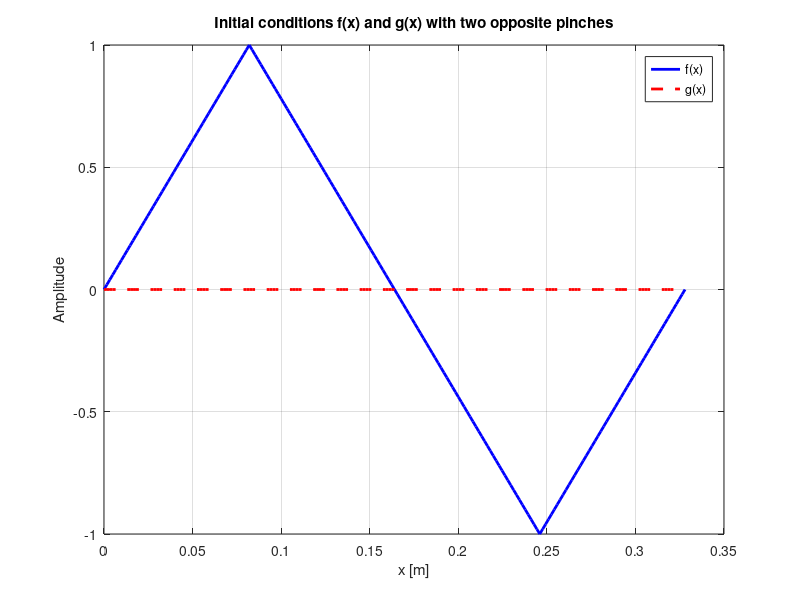
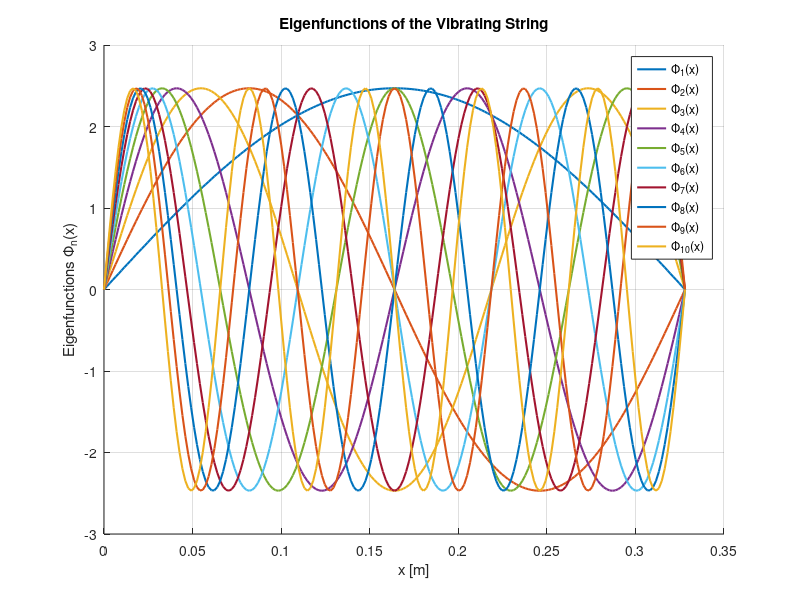
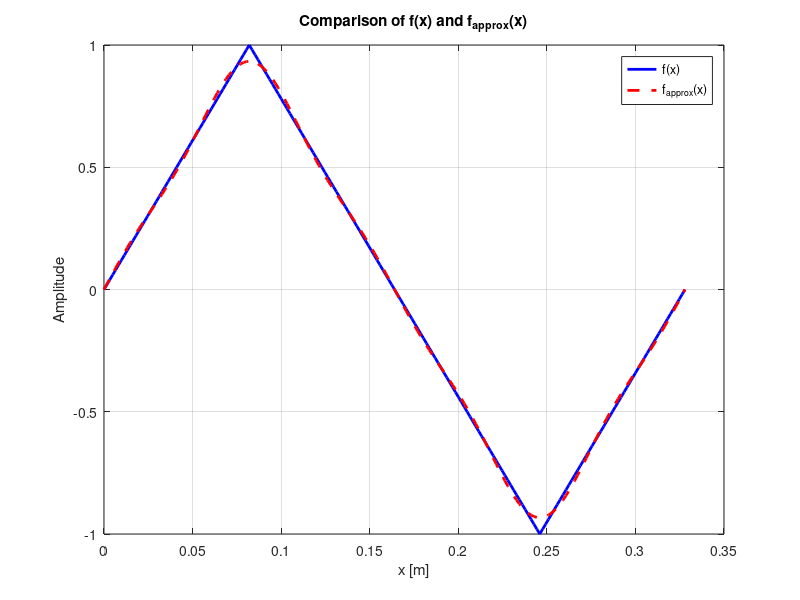
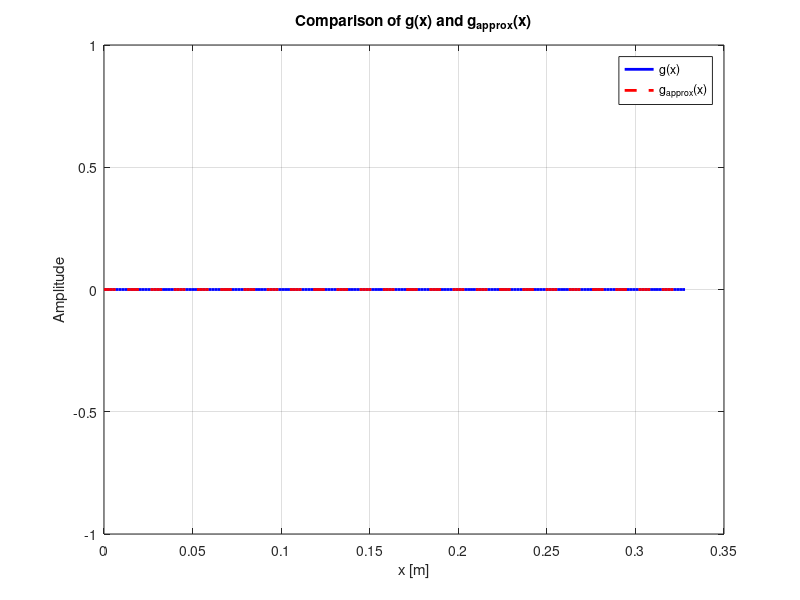

These charts were generated, in order, by the following MATLAB code: (Note: this script raises an error after producing the figures.)
% Given parameters
L = 0.328;              % String length [m]
M_L = 0.660E-3;        % String mass per unit length [kg/m]
F = 55.0;              % Tension force applied on string [N]
npt = 201;             % Number of spatial sample points
nst = 13;              % Number of time sample points

% Define positions of the pinches
nbPinches = 2;         % Number of pinches
pA1 = L / 2;            % First pinch position
pB1 =  L / 4;           % Second pinch position
pB2 = 3 * L / 4;        % Second pinch position
z1 = 1;                % Amplitude scaling factor for the first pinch
z2 = -1;               % Amplitude scaling factor for the second pinch (opposite direction)

% Initialize arrays for the initial conditions
f_x = zeros(npt, 1);   % Initial displacement
g_x = zeros(npt, 1);   % Initial velocity

% Define the x coordinate array
x = linspace(0, L, npt);  % Spatial discretization from 0 to L

% Define the initial displacement based on the pinch functions
if nbPinches == 1
    for i = 1:npt
        % First pinch at L/4 (positive direction)
        if x(i) <= pA1
            f_x(i) = (z1 * x(i)) / pA1;  % Pinch increases linearly to p1
        else 
            f_x(i) = (z1 * (x(i) - L)) / (pA1 - L); % Decrease towards 0 until p2
        end
    end    
else
    for i = 1:npt
        if x(i) <= pB1
            f_x(i) = (z1 * x(i)) / pB1;
        elseif x(i) <= pB2
            f_x(i) = ((z1 - z2)*(x(i) - pB1)/ (pB1 - pB2)) + z1;
        elseif x(i) > pB2
            f_x(i) = (z2 * (x(i) - L)) / (pB2 - L);
        end
    end
end

% Compute and plot f(x) and g(x)
figure;
plot(x, f_x, 'b', 'LineWidth', 2);
hold on;
plot(x, g_x, 'r--', 'LineWidth', 2);
xlabel('x [m]');
ylabel('Amplitude');
title('Initial conditions f(x) and g(x) with two opposite pinches');
legend('f(x)', 'g(x)');
grid on;
hold off;

% Step 4: Compute the numerical arrays describing the eigenfunctions.
nmax = 10; % Define the maximum number of modes to calculate
phi_n = zeros(npt, nmax); % Initialize an array to hold eigenfunctions

% Compute eigenfunctions for n = 1, 2, ..., nmax
for n = 1:nmax
    phi_n(:, n) = sqrt(2/L) * sin(n * pi * x / L); % Compute eigenfunction
end

% Plot the eigenfunctions for various n values
figure;
hold on;
for n = 1:nmax
    plot(x, phi_n(:, n), 'DisplayName', sprintf('\\Phi_{%d}(x)', n), 'LineWidth', 1.5);
end
xlabel('x [m]');
ylabel('Eigenfunctions \Phi_n(x)');
title('Eigenfunctions of the Vibrating String');
legend show; % Display the legend for each mode
grid on;
hold off;

% Step 5: Calculate and display frequencies and periods of the eigenfunctions

% Preallocate arrays for results
n_values = (1:nmax)';  % Column vector of n values
n_pi = n_values * pi;  % Calculate nπ
omega_n = zeros(nmax, 1);  % Preallocate omega_n array
nu_n = zeros(nmax, 1);     % Preallocate frequency array
T_n = zeros(nmax, 1);      % Preallocate period array

% Calculate natural frequency (omega_n), frequency (nu_n), and period (T_n)
for n = 1:nmax
    omega_n(n) = (n * pi / L) * sqrt(F / M_L);  % Calculate omega_n
    nu_n(n) = omega_n(n) / (2 * pi);             % Calculate frequency nu_n
    T_n(n) = 1 / nu_n(n);                         % Calculate period T_n
end

% Display results in a formatted table
fprintf(' n |    nπ   |   ω_n (rad/s)  |   ν_n (Hz)   |   T_n (s)   \n');
fprintf('---|---------|----------------|--------------|--------------\n');

for n = 1:nmax
    fprintf('%2d | %8.4f | %14.4f | %13.4f | %12.4f \n', ...
        n, n_pi(n), omega_n(n), nu_n(n), T_n(n));
end

% Step 6: Test the orthonormalization of eigenfunctions

% Preallocate an array to hold the overlap integrals
overlap_integrals = zeros(nmax, 1);

% Loop to calculate the overlap integral for each n
for n = 1:nmax
    % Directly access the precomputed eigenfunction values
    phi_n_values = phi_n(:, n);  % Use the n-th eigenfunction directly
    
    % Calculate the overlap integral ⟨Φ_n | Φ_n⟩ using the trapezoidal rule
    overlap_integrals(n) = trapz(x, phi_n_values .* phi_n_values);
end

% Display results in a formatted table
fprintf(' n | ⟨Φ_n | Φ_n⟩ \n');
fprintf('---|---------------\n');

for n = 1:nmax
    fprintf('%2d | %13.4f \n', n, overlap_integrals(n));
end

% Step 7: Calculate overlap integrals between initial conditions and eigenfunctions

% Preallocate arrays for overlap integrals
f_overlap = zeros(nmax, 1);  % ⟨Φ_n | f⟩
g_overlap = zeros(nmax, 1);  % ⟨Φ_n | g⟩

% Loop to calculate overlap integrals for each n
for n = 1:nmax
    % Calculate the overlap integral for f(x)
    f_overlap(n) = trapz(x, phi_n(:, n) .* f_x);  % ⟨Φ_n | f⟩
    
    % Calculate the overlap integral for g(x)
    g_overlap(n) = trapz(x, phi_n(:, n) .* g_x);  % ⟨Φ_n | g⟩
end

% Display results in a formatted table
fprintf(' n | ⟨Φ_n | f⟩      | ⟨Φ_n | g⟩      \n');
fprintf('---|----------------|----------------\n');

for n = 1:nmax
    fprintf('%2d | %14.4f | %14.4f \n', n, f_overlap(n), g_overlap(n));
end

% Step 8: Check if truncating the expansion to nmax terms is satisfactory enough

% Initialize arrays for approximations
f_approx = zeros(npt, 1);  % Approximated f(x)
g_approx = zeros(npt, 1);  % Approximated g(x)

% Compute the approximated functions using the eigenfunctions and overlap integrals
for n = 1:nmax
    f_approx = f_approx + f_overlap(n) * phi_n(:, n);  % Approximate f(x)
    g_approx = g_approx + g_overlap(n) * phi_n(:, n);  % Approximate g(x)
end

% Plot the comparisons for f(x) and f_approx(x)
figure;
plot(x, f_x, 'b', 'LineWidth', 2); % Original f(x)
hold on;
plot(x, f_approx, 'r--', 'LineWidth', 2); % Approximated f(x)
xlabel('x [m]');
ylabel('Amplitude');
title('Comparison of f(x) and f_{approx}(x)');
legend('f(x)', 'f_{approx}(x)');
grid on;
hold off;

% Plot the comparisons for g(x) and g_approx(x)
figure;
plot(x, g_x, 'b', 'LineWidth', 2); % Original g(x)
hold on;
plot(x, g_approx, 'r--', 'LineWidth', 2); % Approximated g(x)
xlabel('x [m]');
ylabel('Amplitude');
title('Comparison of g(x) and g_{approx}(x)');
legend('g(x)', 'g_{approx}(x)');
grid on;
hold off;

% Quantitative evaluation (using your goodness of fit function)
gof_f = gofit(f_x, f_approx)  % Evaluate goodness of fit for f(x)
gof_g = gofit(g_x, g_approx)  % Evaluate goodness of fit for g(x)

% Step 9: Compute the numerical arrays of the spatial discretizations of Ψ(x, t)

% Define time discretization over one period
t = linspace(0, 2 * pi / omega_n(1), nst); % Time array for one period with nst points
psi_xt = zeros(npt, nst); % Initialize the array for Ψ(x, t)

% Compute Ψ(x, t) for each time sample
for j = 1:nst
    for n = 1:nmax
        % Compute the contribution of each eigenfunction to Ψ(x, t)
        psi_xt(:, j) = psi_xt(:, j) + ...
            (f_overlap(n) * cos(omega_n(n) * t(j)) + g_overlap(n) * sin(omega_n(n) * t(j))) * phi_n(:, n);    end
end


% Plot the amplitude patterns at specific time instances
figure;
hold on;
for j = 1:5:nst % Plot every 5th time step for clarity
    plot(x, psi_xt(:, j), 'DisplayName', sprintf('t = %.2f s', t(j)), 'LineWidth', 1.5);
end
xlabel('x [m]');
ylabel('Ψ(x, t)');
title('Amplitude Patterns of the Vibrating String at Different Times');
grid on;
hold off;

% Step 10: Produce a movie of the string vibrating during at least 4π/ω_1

% Define the number of frames for the movie
n_frames = 200;  % Set to a high number for smooth animation
time_duration = 4 * pi / omega_n(1); % Duration to observe the motion
t_movie = linspace(0, time_duration, n_frames); % Time array for the movie

% Create a figure for the movie
figure;
axis([0 L -1 1]); % Set axis limits
xlabel('x [m]');
ylabel('Ψ(x, t)');
title('Vibrating String Motion');
grid on;
hold on;

% Initialize the movie structure
frames(n_frames) = struct('cdata', [], 'colormap', []);

for j = 1:n_frames
    % Clear the previous plot
    cla;
    
    % Compute Ψ(x, t) for the current time sample
    current_psi = zeros(npt, 1);
    for n = 1:nmax
        current_psi = current_psi + ...
            (f_overlap(n) * cos(omega_n(n) * t_movie(j)) + g_overlap(n) * sin(omega_n(n) * t_movie(j))) * phi_n(:, n);
    end
    
    % Plot the current state of the string
    plot(x, current_psi, 'LineWidth', 2);
    ylim([-1 1]); % Set the y-limits to keep the plot consistent
    %title(sprintf('Vibrating String at t = %.2f s', t_movie(j)));
    
    % Capture the current frame for the movie
    frames(j) = getframe(gcf); % Store the current figure frame
end

% Save the movie
movie_name = 'vibrating_string_movie.mp4';
v = VideoWriter(movie_name, 'MPEG-4'); % Specify the video file type
open(v); % Open the video file for writing
writeVideo(v, frames); % Write the frames to the video
close(v); % Close the video file

hold off;

